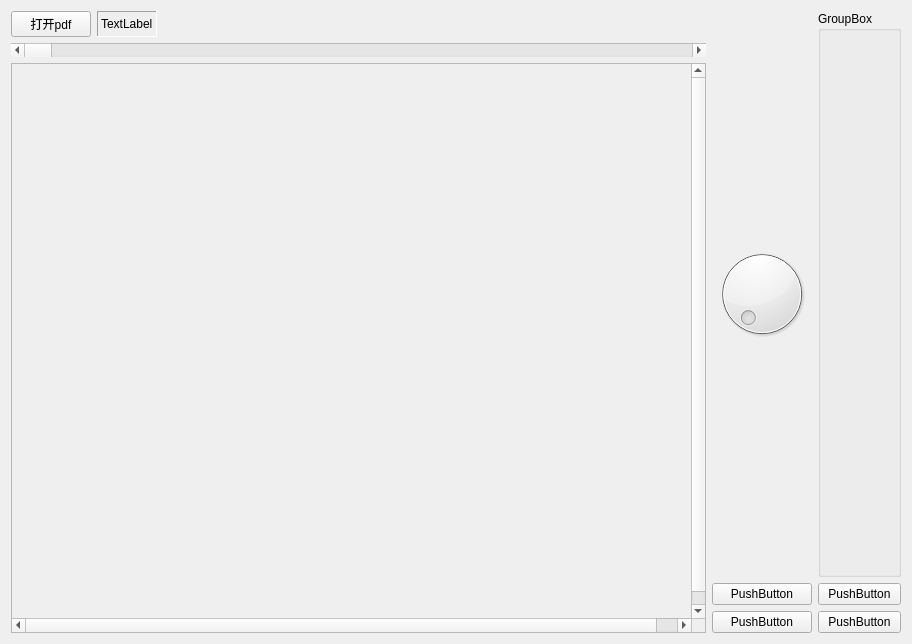
<?xml version="1.0" encoding="UTF-8"?>
<ui version="4.0">
 <class>Form</class>
 <widget class="QWidget" name="Form">
  <property name="geometry">
   <rect>
    <x>0</x>
    <y>0</y>
    <width>912</width>
    <height>644</height>
   </rect>
  </property>
  <property name="windowTitle">
   <string>Form</string>
  </property>
  <layout class="QHBoxLayout" name="horizontalLayout_2">
   <item>
    <layout class="QVBoxLayout" name="verticalLayout">
     <item>
      <layout class="QHBoxLayout" name="horizontalLayout">
       <item>
        <widget class="QPushButton" name="pb_open">
         <property name="text">
          <string>打开pdf</string>
         </property>
         <property name="flat">
          <bool>false</bool>
         </property>
        </widget>
       </item>
       <item>
        <widget class="QLabel" name="label_2">
         <property name="frameShape">
          <enum>QFrame::Panel</enum>
         </property>
         <property name="frameShadow">
          <enum>QFrame::Sunken</enum>
         </property>
         <property name="text">
          <string>TextLabel</string>
         </property>
        </widget>
       </item>
       <item>
        <spacer name="horizontalSpacer">
         <property name="orientation">
          <enum>Qt::Horizontal</enum>
         </property>
         <property name="sizeHint" stdset="0">
          <size>
           <width>40</width>
           <height>20</height>
          </size>
         </property>
        </spacer>
       </item>
      </layout>
     </item>
     <item>
      <widget class="QScrollBar" name="horizontalScrollBar">
       <property name="toolTip">
        <string extracomment="页码定位器"/>
       </property>
       <property name="statusTip">
        <string extracomment="页码定位器"/>
       </property>
       <property name="maximum">
        <number>20000</number>
       </property>
       <property name="orientation">
        <enum>Qt::Horizontal</enum>
       </property>
      </widget>
     </item>
     <item>
      <widget class="QScrollArea" name="scrollArea">
       <property name="widgetResizable">
        <bool>false</bool>
       </property>
       <property name="alignment">
        <set>Qt::AlignLeading|Qt::AlignLeft|Qt::AlignTop</set>
       </property>
       <widget class="QWidget" name="scrollAreaWidgetContents">
        <property name="geometry">
         <rect>
          <x>0</x>
          <y>0</y>
          <width>701</width>
          <height>568</height>
         </rect>
        </property>
        <widget class="QLabel" name="label">
         <property name="geometry">
          <rect>
           <x>50</x>
           <y>60</y>
           <width>181</width>
           <height>91</height>
          </rect>
         </property>
         <property name="text">
          <string/>
         </property>
         <property name="alignment">
          <set>Qt::AlignLeading|Qt::AlignLeft|Qt::AlignTop</set>
         </property>
        </widget>
       </widget>
      </widget>
     </item>
    </layout>
   </item>
   <item>
    <layout class="QGridLayout" name="gridLayout">
     <item row="2" column="0">
      <widget class="QPushButton" name="pushButton_4">
       <property name="text">
        <string>PushButton</string>
       </property>
      </widget>
     </item>
     <item row="1" column="0">
      <widget class="QPushButton" name="pushButton">
       <property name="text">
        <string>PushButton</string>
       </property>
      </widget>
     </item>
     <item row="1" column="1">
      <widget class="QPushButton" name="pushButton_3">
       <property name="text">
        <string>PushButton</string>
       </property>
      </widget>
     </item>
     <item row="2" column="1">
      <widget class="QPushButton" name="pushButton_2">
       <property name="text">
        <string>PushButton</string>
       </property>
      </widget>
     </item>
     <item row="0" column="1">
      <widget class="QGroupBox" name="groupBox">
       <property name="title">
        <string>GroupBox</string>
       </property>
      </widget>
     </item>
     <item row="0" column="0">
      <widget class="QDial" name="dial"/>
     </item>
    </layout>
   </item>
  </layout>
 </widget>
 <resources/>
 <connections>
  <connection>
   <sender>pb_open</sender>
   <signal>clicked()</signal>
   <receiver>Form</receiver>
   <slot>slot_open()</slot>
   <hints>
    <hint type="sourcelabel">
     <x>85</x>
     <y>33</y>
    </hint>
    <hint type="destinationlabel">
     <x>128</x>
     <y>48</y>
    </hint>
   </hints>
  </connection>
  <connection>
   <sender>horizontalScrollBar</sender>
   <signal>valueChanged(int)</signal>
   <receiver>Form</receiver>
   <slot>slot_page_changed()</slot>
   <hints>
    <hint type="sourcelabel">
     <x>514</x>
     <y>49</y>
    </hint>
    <hint type="destinationlabel">
     <x>570</x>
     <y>21</y>
    </hint>
   </hints>
  </connection>
  <connection>
   <sender>pushButton</sender>
   <signal>clicked()</signal>
   <receiver>Form</receiver>
   <slot>slot_open_color()</slot>
   <hints>
    <hint type="sourcelabel">
     <x>769</x>
     <y>590</y>
    </hint>
    <hint type="destinationlabel">
     <x>718</x>
     <y>581</y>
    </hint>
   </hints>
  </connection>
 </connections>
 <slots>
  <slot>slot_open()</slot>
  <slot>slot_page_changed()</slot>
  <slot>slot_open_color()</slot>
 </slots>
</ui>
